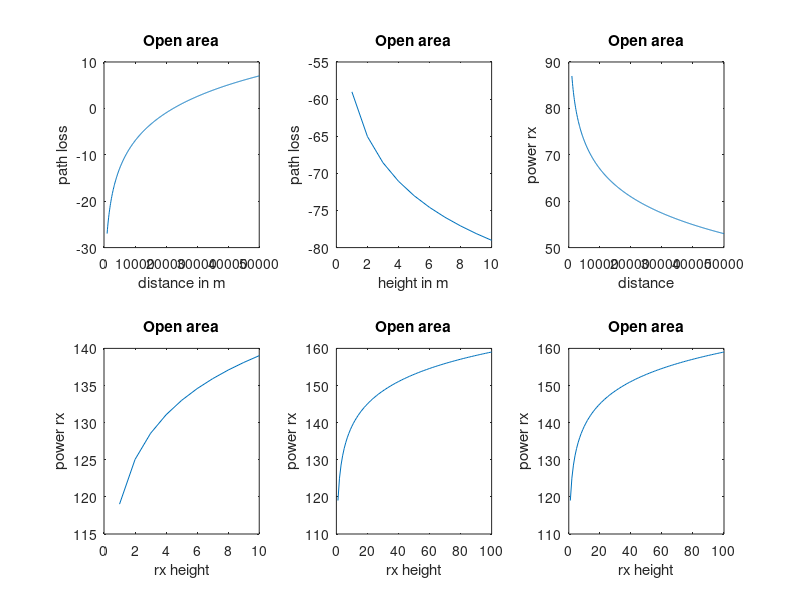

Reproduce this figure in MATLAB.
%OPEN AREA
clc
clear all;
close all;
hte=input('enter the tx height');
hre=input('enter the rx height');
f=input('enter the frequency');
ame=43;
garea=24;
lam=3e8/f
eirp=60;
d=input('enter the distance between the antennas');
ghte=20*log10(hte/200)
ghre=20*log10(hre/3)
lf=-10*log10((lam^2)/((4*3.14*d)^2))
l50=lf+ame-ghte-ghre-garea
pr=(eirp-l50+0)
%plot distance vs path loss

ghte=20*log10(hte/200)
ghre=20*log10(hre/3)
d1=1000:100:50000
lf=-10*log10((lam.^2)./((4*3.14*d1).^2))
l50=lf+ame-ghte-ghre-garea
subplot(2,3,1)
plot(d1,l50)
xlabel('distance in m')
ylabel('path loss')
title('Open area')
%rx height vs path loss


ghte=20*log10(hte/200)
hre1=0:10
ghre1=20*log10(hre1/3)
lf=-10*log10((lam.^2)./((4*3.14*d).^2))
l50=lf+ame-ghte-ghre1-garea
subplot(2,3,2)
plot(hre1,l50)
xlabel('height in m')
ylabel('path loss')
title('Open area')
%distance vs power rxved

ghte=20*log10(hte/200)
ghre=20*log10(hre/3)
d2=1000:100:50000
lf=-10*log10((lam^2)./((4*3.14*d2).^2))
l50=lf+ame-ghte-ghre-garea
pr=(eirp-l50+0)
subplot(2,3,3)
plot(d2,pr)
xlabel('distance')
ylabel('power rx')
title('Open area')
% rx height vs power rx

ghte=20*log10(hte/200)
hre2=0:10
ghre2=20*log10(hre2/3)
lf=-10*log10((lam^2)./((4*3.14*d).^2))
l50=lf+ame-ghte-ghre2-garea
pr=(eirp-l50+0)
subplot(2,3,4)
plot(hre2,pr)
xlabel('rx height')
ylabel('power rx')
title('Open area')
% tx height vs power rx

hte1=0:100
ghte1=20*log10(hte1/200)
ghre=20*log10(hre/3)
lf=-10*log10((lam^2)./((4*3.14*d).^2))
l50=lf+ame-ghte1-ghre-garea
pr=(eirp-l50+0)
subplot(2,3,5)
plot(hte1,pr)
xlabel('rx height')
ylabel('power rx')
title('Open area')
% tx height vs path loss

hte2=0:100
ghte2=20*log10(hte2/200)
ghre=20*log10(hre/3)
lf=-10*log10((lam^2)./((4*3.14*d).^2))
l50=lf+ame-ghte2-ghre-garea
pr=(eirp-l50+0)
subplot(2,3,6)
plot(hte1,pr)
xlabel('rx height')
ylabel('power rx')
title('Open area')
